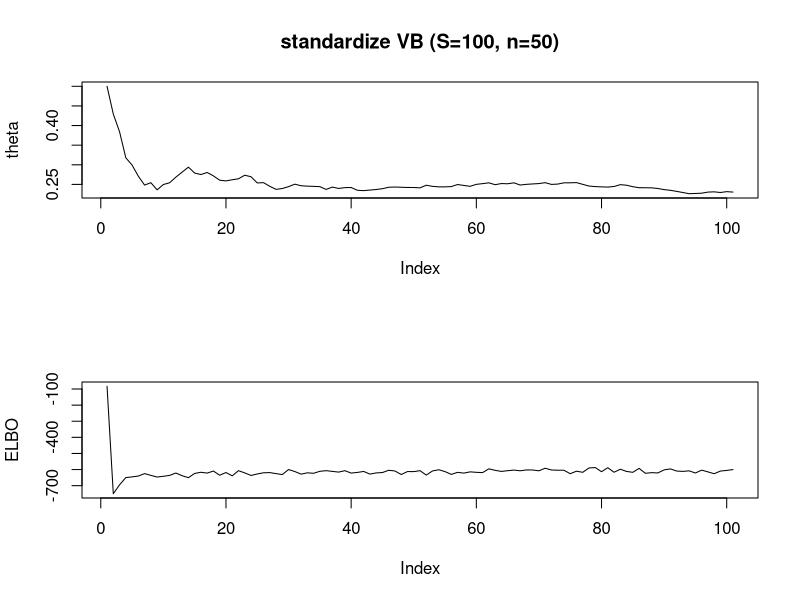
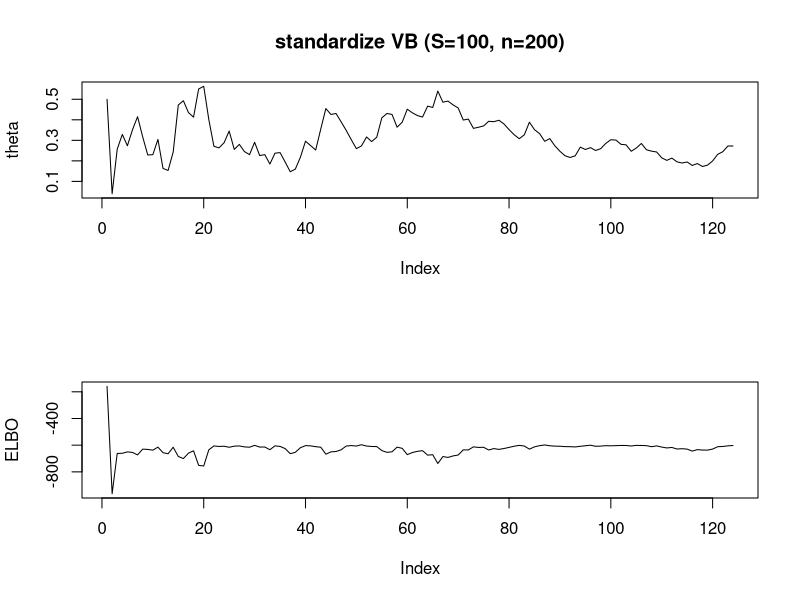
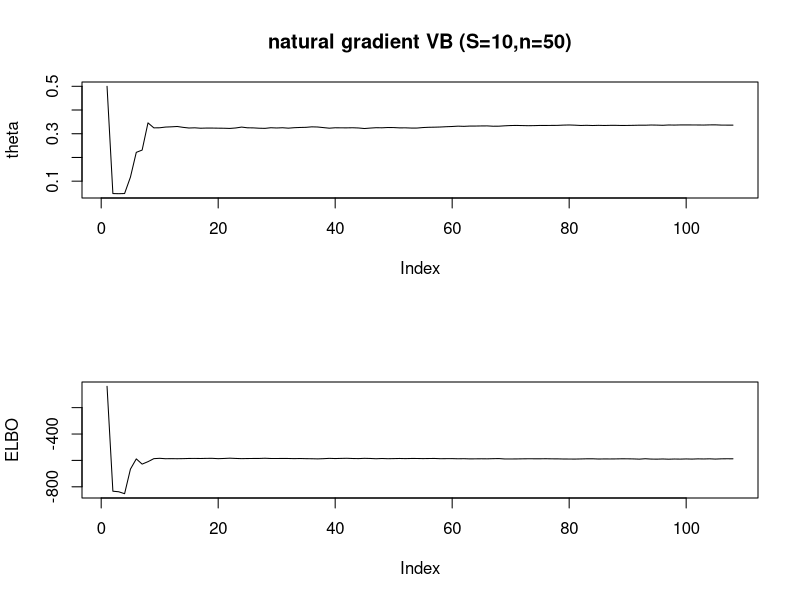
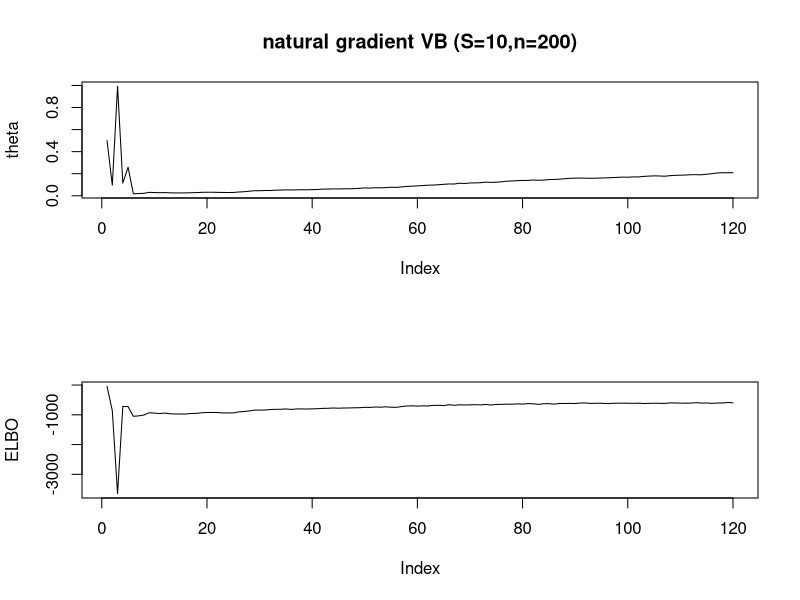
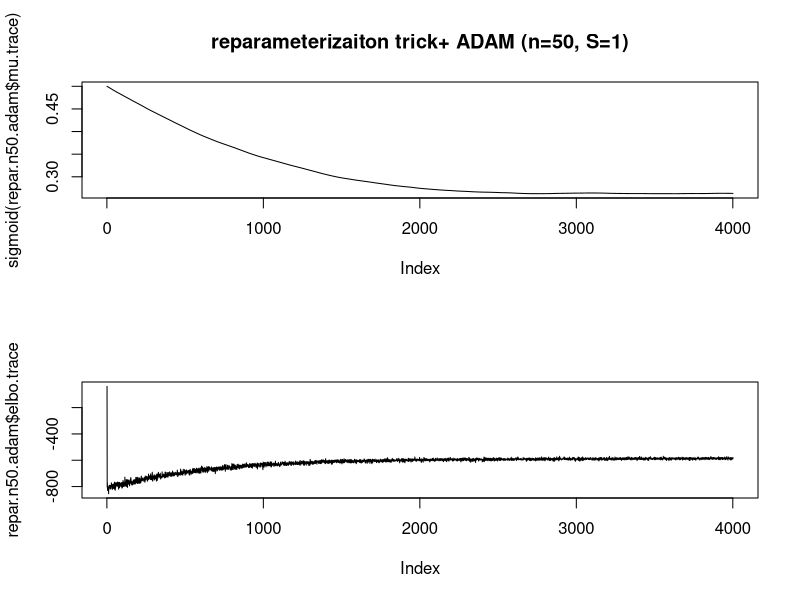
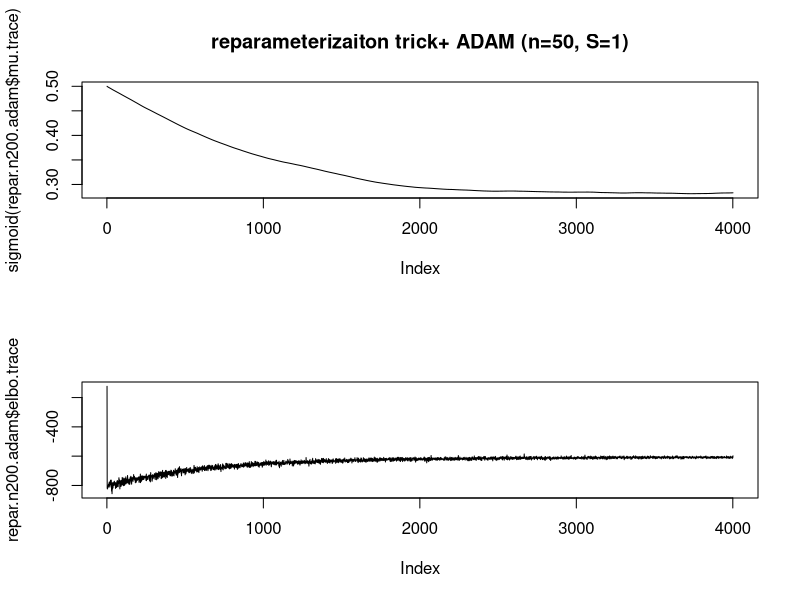
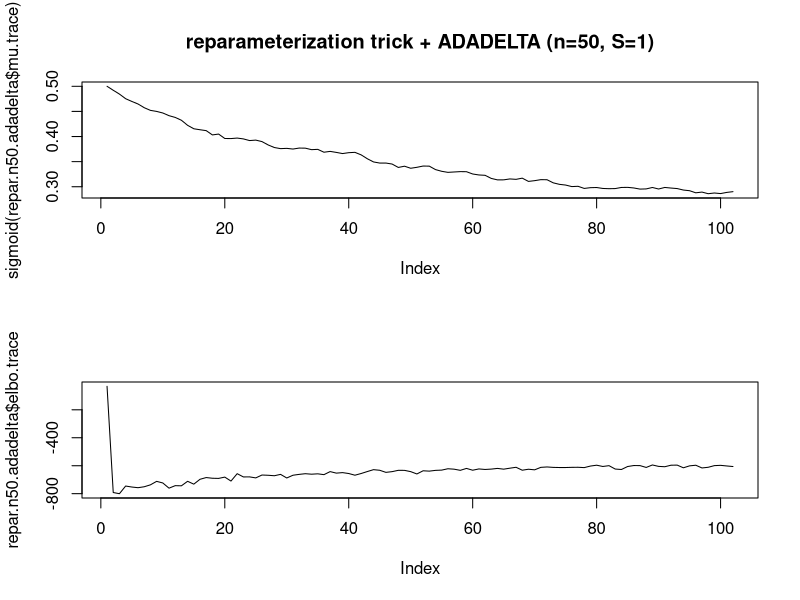
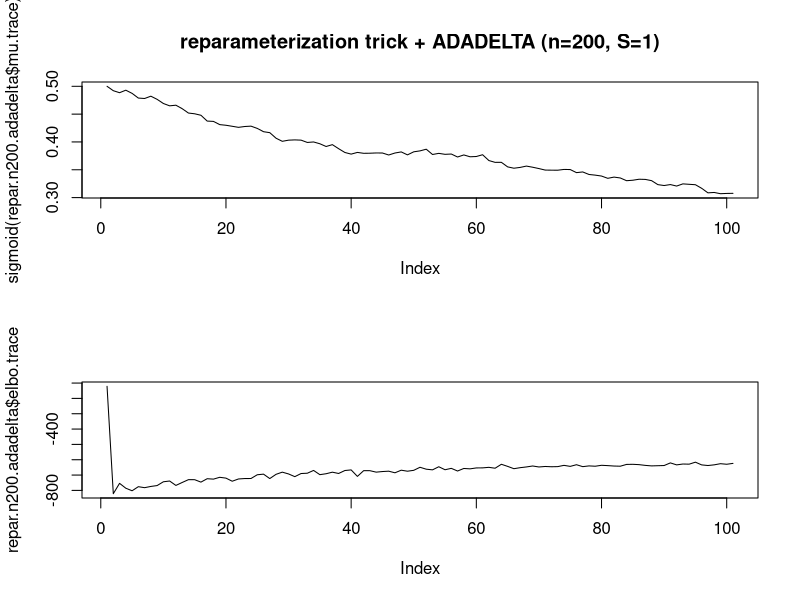

Write the R code that produced these figures, in order.

# y ~ bernoulli (theta)

# MCMC to get inference for theta

# VB (reparameterization trick)

# VB standard operation

# VB natural gradient to be filled

# VB ADADELA/ADAM with reparameterization trick

# compute log likelihood of a bernoulli distribution
loglik = function(y,eta){
  -sum(log(1+exp((1-2*y)*eta)))
}

# sigmoid function
sigmoid = function(z){
  1/(1+exp(-z))
}

# proposal for eta (MCMC)
prop.eta= function(eta,sigma = 0.1){
  eta.prop = rnorm(1,eta,sigma)
  return(eta.prop)
}

# prior for eta
prior.eta = function(eta){
  exp(-eta)/(1+exp(-eta))^2
}


# update lambda - fixed learning rate
update.lambda = function(lambda, grad, rho){
  lambda.new = lambda + rho*grad
  return (lambda.new)
}



# MCMC
mcmc=function(y,iter=2000,burn_in=2000){
  eta.mcmc = rep(NA,burn_in+iter)
  eta.init = 0.5
  
  for (i in 1:(burn_in+iter)){
    if (i ==1 ) eta.cur = eta.init
    #propose an eta
    eta.prop = prop.eta(eta.cur)
    
    log_accept = min(0, loglik(y,eta.prop)+log(prior.eta(eta.prop))
                     -loglik(y,eta.cur)-log(prior.eta(eta.prop)))
    if (log_accept>log(runif(1))){
      #accept it
      eta.cur = eta.prop
    }
    eta.mcmc[i] = eta.cur
    
  }
  return(eta.mcmc)
}

# gradient of reparameterization trick
gradient.repar=function(mu,logsig,y){
  ep = rnorm(1)
  sig = exp(logsig)
  theta.hat = mu+sig*ep
  grad = (sum((2*y-1)/(1+exp((2*y-1)*theta.hat)))) +
    (exp(-theta.hat)-1)/(1+exp(-theta.hat)) + (theta.hat-mu)/sig/sig
  grad = grad*c(1,ep*sig)
  
  return(grad)
}


# gradient of standard VB
gradient.q = function(theta.hat,mu,sigma,y){
  sigma2 = sigma*sigma
  a = (theta.hat - mu)/sigma2
  b = -0.5 + 0.5*(theta.hat-mu)^2/sigma2
  prod = loglik(y,theta.hat) + log(prior.eta(theta.hat))-dnorm(theta.hat,mu,sigma,log=TRUE)
  return(c(a,b)*prod)
}


# natural gradient

natural.gradient.q = function(theta.hat,mu,sigma,y){
  grad = gradient.q(theta.hat,mu,sigma,y)
  Fisher = matrix(c(1/sigma/sigma,0,0,0.5),ncol=2,nrow=2)
  natural.gradient = solve(Fisher)%*%grad
  return(natural.gradient)
}

ELBO = function(theta,mu,sd,y){
  loglik(y,theta) + log(prior.eta(theta)) - dnorm(theta,mu,sd,log=TRUE)
}

# Adam
adam.theta = function(theta,grad, t, mt, vt, alpha = 0.001, beta1 = 0.99, beta2 = 0.999,ep = 1e-8){
  grad = -grad
  mt.new = beta1*mt + (1-beta1)*grad
  vt.new = beta2*vt + (1-beta2)*(grad^2)
  mt.hat = mt.new/(1-beta1^(t+1))
  vt.hat = vt.new/(1-beta2^(t+1))
  # print(alpha*mt.hat/(sqrt(vt.hat)+ep))
  return(list(theta=theta-alpha*mt.hat/(sqrt(vt.hat)+ep),mt = mt.new, vt=vt.new))
}


# Adadelta
adadelta.theta = function(x,grad,Egrad2,Edelta.x2,epsilon = 1e-4, rho = 0.9){
  Egrad2 = (1-rho)*grad*grad + rho*Egrad2
  delta.x = -sqrt(Edelta.x2+epsilon)/sqrt(Egrad2+epsilon)*grad
  Edelta.x2 = rho*Edelta.x2 + (1-rho)*delta.x^2
  return(list(x=x+delta.x, Egrad2 = Egrad2,Edelta.x2 = Edelta.x2))
}


# standard VB fails for small S value,
standard.VB = function(y,S=50){
  diff = c(0,0)
  t = 0
  rho = 1/(t+5)/5
  mu.trace = mu = 0
  logsig2.trace = logsig2 = 0
  elbo.trace = mean(ELBO(rnorm(S,mu.trace,exp(logsig2/2)),mu.trace,exp(logsig2/2),y))
  
  while(any(diff>0.01)||t<100){
    mu = tail(mu.trace,1)
    lsigma2 = tail(logsig2.trace,1)
    sigma = exp(lsigma2/2)
    eta = rnorm(S,mu,sigma)
    
    
    out = lapply(1:S,function(x) gradient.q(eta[x],mu,sigma,y))
    out.reorder = lapply(1:2,function (x) unlist(lapply(out, `[[`, x)))
    
    
    #return mean and log sigma2 gradient
    grad.L = unlist(lapply(out.reorder,mean))
    lambda.new = update.lambda(c(mu,lsigma2),grad.L,rho=rho)
    
    eta.new = rnorm(1000,lambda.new[1],exp(lambda.new[2]/2))
    elbo.trace= c(elbo.trace,mean(ELBO(eta.new,lambda.new[1],exp(lambda.new/2),y)))
    diff[1] = abs(lambda.new[1] - tail(mu.trace,1))
    diff[2] = abs(lambda.new[2]- tail(logsig2.trace,1))
    
    mu.trace=c(mu.trace,lambda.new[1])
    logsig2.trace=c(logsig2.trace,lambda.new[2])
    
    t = t+1
    rho = 1/(t+5)/5
  }
  return (list(mu.trace = mu.trace,logsig2.trace = logsig2.trace,elbo.trace = elbo.trace))
}

# natural gradient VB
natural.VB = function(y,S=50){
  diff = c(0,0)
  t = 0
  rho = 1/(t+5)
  mu.trace = mu = 0
  logsig2.trace = logsig2 = 0
  elbo.trace = mean(ELBO(rnorm(S,mu.trace,exp(logsig2/2)),mu.trace,exp(logsig2/2),y))
  
  while(any(diff>0.01)||t<100){
    mu = tail(mu.trace,1)
    lsigma2 = tail(logsig2.trace,1)
    sigma = exp(lsigma2/2)
    eta = rnorm(S,mu,sigma)
    
    out = lapply(1:S,function(x) natural.gradient.q(eta[x],mu,sigma,y))
    out.reorder = lapply(1:2,function (x) unlist(lapply(out, `[[`, x)))
    
    #return mean and log sigma2 gradient
    grad.L = unlist(lapply(out.reorder,mean))
    lambda.new = update.lambda(c(mu,lsigma2),grad.L,rho=rho)
    
    eta.new = rnorm(1000,lambda.new[1],exp(lambda.new[2]/2))
    elbo.trace= c(elbo.trace,mean(ELBO(eta.new,lambda.new[1],exp(lambda.new/2),y)))
    diff[1] = abs(lambda.new[1] - tail(mu.trace,1))
    diff[2] = abs(lambda.new[2]- tail(logsig2.trace,1))
    
    mu.trace=c(mu.trace,lambda.new[1])
    logsig2.trace=c(logsig2.trace,lambda.new[2])
    
    t = t+1
    rho = 1/(t+5)
  }
  return (list(mu.trace = mu.trace,logsig2.trace = logsig2.trace,elbo.trace = elbo.trace))
}


# reparameterization VB
repara.VB = function (y,S=10){
  diff = c(0,0)
  t = 1
  rho = 1/(t+5)
  mu.trace = 0
  logsig.trace = 0
  
  while (any(diff>0.01) || t<100){
    out = lapply(1:S,function(x) gradient.repar(tail(mu.trace,1),tail(logsig.trace,1),y))
    out.reorder = lapply(1:2,function (x) unlist(lapply(out, `[[`, x)))
    gradient = unlist(lapply(out.reorder,mean))
    lambda.new = update.lambda(c(tail(mu.trace,1),tail(logsig.trace,1)),gradient, rho)
    
    diff[1] = abs(lambda.new[1] - tail(mu.trace,1))
    diff[2] = abs(lambda.new[2] - tail(logsig.trace,1))
    
    mu.trace = c(mu.trace,lambda.new[1])
    logsig.trace = c(logsig.trace,lambda.new[2])
    
    t = t+1
    rho = 1/(t+5)
  }
  return (list(mu.trace = mu.trace,logsig.trace = logsig.trace))
}



# reparameterization VB ADAM
repara.VB.adam = function (y,S=10){
  diff = c(0,0)
  t = 0
  mu.trace = 0
  logsig.trace = 0
  mt.old =  0
  vt.old =  0
  elbo.trace = mean(ELBO(rnorm(S,mu.trace,exp(logsig.trace)),mu.trace,exp(logsig.trace),y))
  
  while (any(diff>0.01) || t<4000){
    mu = tail(mu.trace,1)
    logsig = tail(logsig.trace,1)
    out = lapply(1:S,function(x) gradient.repar(tail(mu.trace,1),tail(logsig.trace,1),y))
    out.reorder = lapply(1:2,function (x) unlist(lapply(out, `[[`, x)))
    gradient = unlist(lapply(out.reorder,mean))
    
    adam.result = adam.theta(c(mu,logsig),gradient,t,mt.old,vt.old)
    mt.old = adam.result$mt
    vt.old = adam.result$vt
    
    lambda.new = adam.result$theta
    
    diff[1] = abs(lambda.new[1] - tail(mu.trace,1))
    diff[2] = abs(lambda.new[2] - tail(logsig.trace,1))
    
    eta.new = rnorm(1000,lambda.new[1],exp(lambda.new[2]))
    elbo.trace= c(elbo.trace,mean(ELBO(eta.new,lambda.new[1],exp(lambda.new[2]),y)))
    
    mu.trace = c(mu.trace,lambda.new[1])
    logsig.trace = c(logsig.trace,lambda.new[2])
    
    t = t+1
  }
  return (list(mu.trace = mu.trace,logsig.trace = logsig.trace,elbo.trace = elbo.trace))
}


# reparemeterization VB ADADELTA

repara.VB.adadelta = function (y,S=10){
  diff = c(0,0)
  t = 0
  mu.trace = 0
  logsig.trace = 0
  elbo.trace = mean(ELBO(rnorm(S,mu.trace,exp(logsig.trace)),mu.trace,exp(logsig.trace),y))
  Egrad2 =  0
  Edelta.x2 = c(0,0)
  while (any(diff>0.01) || t<100){
    mu = tail(mu.trace,1)
    logsig = tail(logsig.trace,1)
    out = lapply(1:S,function(x) gradient.repar(tail(mu.trace,1),tail(logsig.trace,1),y))
    out.reorder = lapply(1:2,function (x) unlist(lapply(out, `[[`, x)))
    gradient = unlist(lapply(out.reorder,mean))
    
    adadelta.result = adadelta.theta(c(mu,logsig),-gradient,Egrad2,Edelta.x2)
    Egrad2 = adadelta.result$Egrad2
    Edelta.x2 = adadelta.result$Edelta.x2
    
    lambda.new = adadelta.result$x
    
    # print(lambda.new)
    diff[1] = abs(lambda.new[1] - tail(mu.trace,1))
    diff[2] = abs(lambda.new[2] - tail(logsig.trace,1))
    
    eta.new = rnorm(1000,lambda.new[1],exp(lambda.new[2]))
    elbo.trace= c(elbo.trace,mean(ELBO(eta.new,lambda.new[1],exp(lambda.new[2]),y)))
    
    mu.trace = c(mu.trace,lambda.new[1])
    logsig.trace = c(logsig.trace,lambda.new[2])
    
    t = t+1
  }
  return (list(mu.trace = mu.trace,logsig.trace = logsig.trace,elbo.trace = elbo.trace))
}


# density generation
generate.density = function(mutrace,lsigtrace,n=2000){
  muhat = tail(mutrace,1)
  sigmahat = exp(tail(lsigtrace,1))
  y = rnorm(n,muhat,sigmahat)
  theta = sigmoid(y)
  return(theta)
}


#data
set.seed(12)
y50 = rbinom(50,size=1,prob=0.3)
y200 = rbinom(200,size=1,prob=0.3)

mcmc_n_50 = mcmc(y50)
mcmc_n_200=mcmc(y200)


theta.n50.mcmc = sigmoid(mcmc_n_50)
theta.n200.mcmc = sigmoid(mcmc_n_200)

# reparameterization
repar.n50 = repara.VB(y50,S=10)
repar.n200 = repara.VB(y200,S=10)

theta.n50.repara.vb=generate.density(mutrace=repar.n50$mu.trace,lsigtrace = repar.n50$logsig.trace)
theta.n200.repara.vb=generate.density(mutrace=repar.n200$mu.trace,lsigtrace = repar.n200$logsig.trace)

# standardize VB
std.VB.n50 = standard.VB(y50,S=100)
std.VB.n200 = standard.VB(y200,S=100)

theta.n50.std.VB = generate.density(std.VB.n50$mu.trace,std.VB.n50$logsig2.trace/2)
theta.n200.std.VB = generate.density(std.VB.n200$mu.trace,std.VB.n200$logsig2.trace/2)


#### natural gradient VB
natural.VB.n50 = natural.VB(y50,S=50)
theta.n50.natural.VB = generate.density(natural.VB.n50$mu.trace,natural.VB.n50$logsig2.trace/2)


natural.VB.n200 = natural.VB(y50,S=50)
theta.n200.natural.VB = generate.density(natural.VB.n200$mu.trace,natural.VB.n200$logsig2.trace/2)



#### repara VB + ADAM
repar.n50.adam = repara.VB.adam(y50,S=1)
theta.n50.repara.vb.adam = generate.density(repar.n50.adam$mu.trace,repar.n50.adam$logsig.trace)


repar.n200.adam = repara.VB.adam(y200,S=1)
theta.n200.repara.vb.adam = generate.density(repar.n200.adam$mu.trace,repar.n200.adam$logsig.trace)


#### repara VB + ADADELTA
repar.n50.adadelta = repara.VB.adadelta(y50,S=1)
theta.n50.repara.vb.adadelta = generate.density(repar.n50.adadelta$mu.trace,repar.n50.adadelta$logsig.trace)


repar.n200.adadelta = repara.VB.adadelta(y200,S=1)
theta.n200.repara.vb.adadelta = generate.density(repar.n200.adadelta$mu.trace,repar.n200.adadelta$logsig.trace)


### plot function ---

pdf("VBMCMC.bernoulli.pdf")

par(mfrow=c(2,1))
plot(sigmoid(std.VB.n50[[1]]),ylab="theta",type='l',
     main="standardize VB (S=100, n=50)")
plot(std.VB.n50[[3]],type='l',ylab = "ELBO")

plot(sigmoid(std.VB.n200[[1]]),ylab="theta",type='l',
     main="standardize VB (S=100, n=200)" )
plot(std.VB.n200[[3]],type='l',ylab = "ELBO")

plot(sigmoid(natural.VB.n50[[1]]),ylab="theta",type='l',
     main="natural gradient VB (S=10,n=50)")
plot(natural.VB.n50[[3]],type='l',ylab = "ELBO")

plot(sigmoid(natural.VB.n200[[1]]),ylab="theta",type='l',
     main="natural gradient VB (S=10,n=200)")
plot(natural.VB.n200[[3]],type='l',ylab = "ELBO")


plot(sigmoid(repar.n50.adam$mu.trace),type='l',
     main="reparameterizaiton trick+ ADAM (n=50, S=1)")
plot(repar.n50.adam$elbo.trace,type='l')


plot(sigmoid(repar.n200.adam$mu.trace),type='l',
     main="reparameterizaiton trick+ ADAM (n=50, S=1)")
plot(repar.n200.adam$elbo.trace,type='l')


plot(sigmoid(repar.n50.adadelta$mu.trace),type='l',
     main="reparameterization trick + ADADELTA (n=50, S=1)")
abline(h=sum(y50)/50)
plot(repar.n50.adadelta$elbo.trace,type='l')


plot(sigmoid(repar.n200.adadelta$mu.trace),type='l',
     main="reparameterization trick + ADADELTA (n=200, S=1)")
abline(h=sum(y200)/200)
plot(repar.n200.adadelta$elbo.trace,type='l')


 par(mfrow=c(1,2))
 plot(mcmc_n_50,type='l')
 plot(mcmc_n_200,type='l')

 par(mfrow=c(2,2))
 plot(repar.n50$mu.trace,type='l',ylab=expression(mu),main="reparemeterization VB, trace plot of mu (n=50)")
 plot(exp(repar.n50$logsig.trace)^2,type="l",ylab=expression(sigma^2),main="trace plot of sigma^2 (n=50)")

 plot(repar.n200$mu.trace,type='l',ylab=expression(mu),main="trace plot of mu (n=200)")
 plot(exp(repar.n200$logsig.trace)^2,type="l",ylab=expression(sigma^2),main="trace plot of sigma^2 (n=200)")

 par(mfrow=c(1,1))
#plot the density of theta
 plot(density(theta.n50.repara.vb),xlab=expression(theta),main = "n=50")
 lines(density(theta.n50.mcmc),col=2)
 lines(density(theta.n50.std.VB),col=3)
 lines(density(theta.n50.natural.VB),col=4)
 lines(density(theta.n50.repara.vb.adam),col=5)
 lines(density(theta.n50.repara.vb.adadelta),col=6)
 legend("topright",
        legend = c("VB.repara (S=10)","MCMC","VB.standard (S=100)","VB.natural.gradient (S=50)",
                   "VB.repara.adam (S=1)","VB,repara.adadelta (S=1"),lty=rep(1,6),col=c(1,2,3,4,5,6))
 plot(density(theta.n200.repara.vb),xlab=expression(theta),main = "n=200",xlim=c(0.2,0.4))
 lines(density(theta.n200.mcmc),col=2)
 lines(density(theta.n200.std.VB),col=3)
 lines(density(theta.n200.natural.VB),col=4)
 lines(density(theta.n200.repara.vb.adam),col=5)
 lines(density(theta.n200.repara.vb.adadelta),col=6)
 legend("topright",
        legend = c("VB.repara (S=10)","MCMC","VB.standard (S=100)","VB.natural.gradient (S=50)",
                   "VB.repara.adam (S=1)","VB,repara.adadelta (S=1"),lty=rep(1,6),col=c(1,2,3,4,5,6))
 dev.off()
